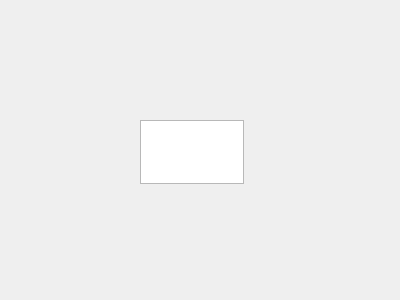
<?xml version="1.0" encoding="UTF-8"?>
<ui version="4.0">
 <class>Form</class>
 <widget class="QWidget" name="Form">
  <property name="geometry">
   <rect>
    <x>0</x>
    <y>0</y>
    <width>400</width>
    <height>300</height>
   </rect>
  </property>
  <property name="windowTitle">
   <string>Form</string>
  </property>
  <widget class="QTextEdit" name="textEdit">
   <property name="geometry">
    <rect>
     <x>140</x>
     <y>120</y>
     <width>104</width>
     <height>64</height>
    </rect>
   </property>
  </widget>
 </widget>
 <resources/>
 <connections/>
</ui>
